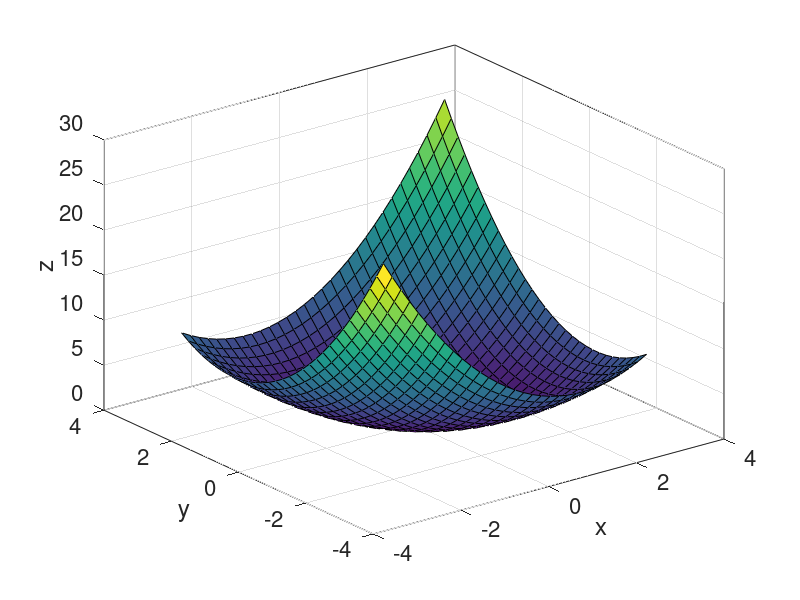
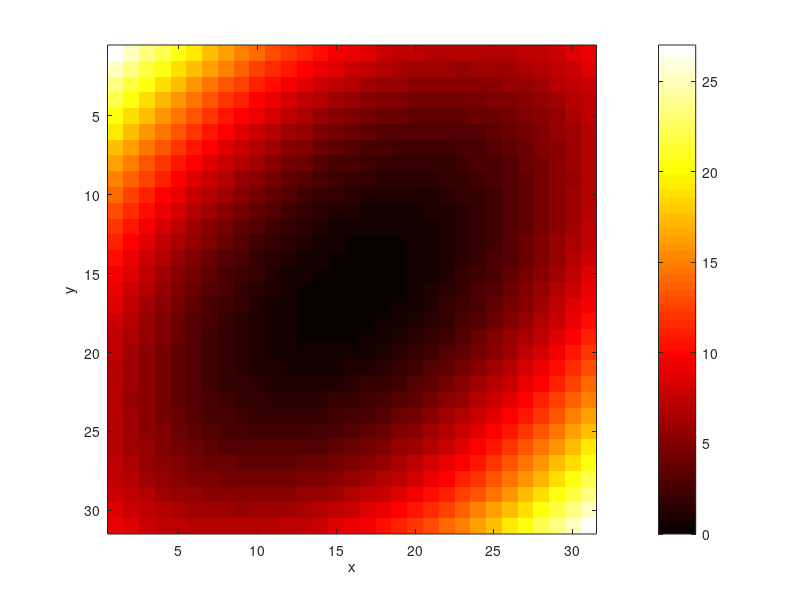

Write MATLAB code to recreate these figures, in order.
[x, y] = meshgrid(-3:.2:3,-3:.2:3);
z = x.^2 + x.*y + y.^2;
surf(x,y,z);
box on;
set(gca,'Fontsize',16); zlabel('z');
xlim([-4 4]); xlabel('x'); ylim([-4 4]); ylabel('y');
figure;
imagesc(z); axis square;
xlabel('x');
ylabel('y');
colormap(hot);
colorbar;%代表Z轴的深度
